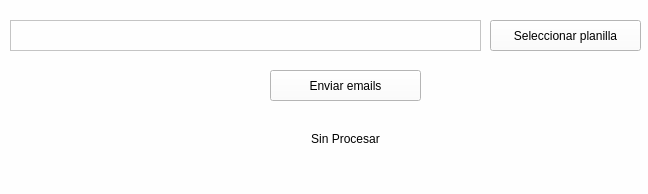
<?xml version="1.0" encoding="UTF-8"?>
<ui version="4.0">
 <class>MainWindow</class>
 <widget class="QMainWindow" name="MainWindow">
  <property name="geometry">
   <rect>
    <x>0</x>
    <y>0</y>
    <width>648</width>
    <height>194</height>
   </rect>
  </property>
  <property name="windowTitle">
   <string>Scanntech</string>
  </property>
  <property name="windowIcon">
   <iconset theme="alopexmm">
    <normaloff>.</normaloff>.</iconset>
  </property>
  <property name="styleSheet">
   <string notr="true">background-color: rgb(254, 254, 254);</string>
  </property>
  <widget class="QWidget" name="centralwidget">
   <widget class="QPushButton" name="select_excel_button">
    <property name="geometry">
     <rect>
      <x>490</x>
      <y>20</y>
      <width>151</width>
      <height>31</height>
     </rect>
    </property>
    <property name="text">
     <string>Seleccionar planilla</string>
    </property>
   </widget>
   <widget class="QPushButton" name="send_emails_button">
    <property name="geometry">
     <rect>
      <x>270</x>
      <y>70</y>
      <width>151</width>
      <height>31</height>
     </rect>
    </property>
    <property name="text">
     <string>Enviar emails</string>
    </property>
   </widget>
   <widget class="QTextEdit" name="filename">
    <property name="geometry">
     <rect>
      <x>10</x>
      <y>20</y>
      <width>471</width>
      <height>31</height>
     </rect>
    </property>
    <property name="lineWrapMode">
     <enum>QTextEdit::NoWrap</enum>
    </property>
    <property name="readOnly">
     <bool>true</bool>
    </property>
   </widget>
   <widget class="QLabel" name="status_label">
    <property name="geometry">
     <rect>
      <x>270</x>
      <y>130</y>
      <width>151</width>
      <height>18</height>
     </rect>
    </property>
    <property name="text">
     <string>Sin Procesar</string>
    </property>
    <property name="alignment">
     <set>Qt::AlignCenter</set>
    </property>
   </widget>
  </widget>
  <widget class="QMenuBar" name="menubar">
   <property name="geometry">
    <rect>
     <x>0</x>
     <y>0</y>
     <width>648</width>
     <height>23</height>
    </rect>
   </property>
  </widget>
  <widget class="QStatusBar" name="statusbar"/>
 </widget>
 <resources/>
 <connections/>
</ui>
